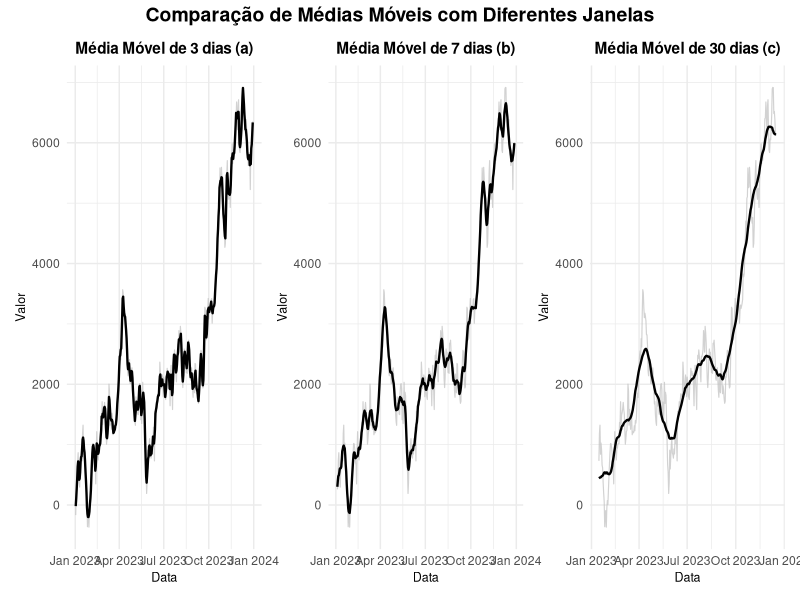
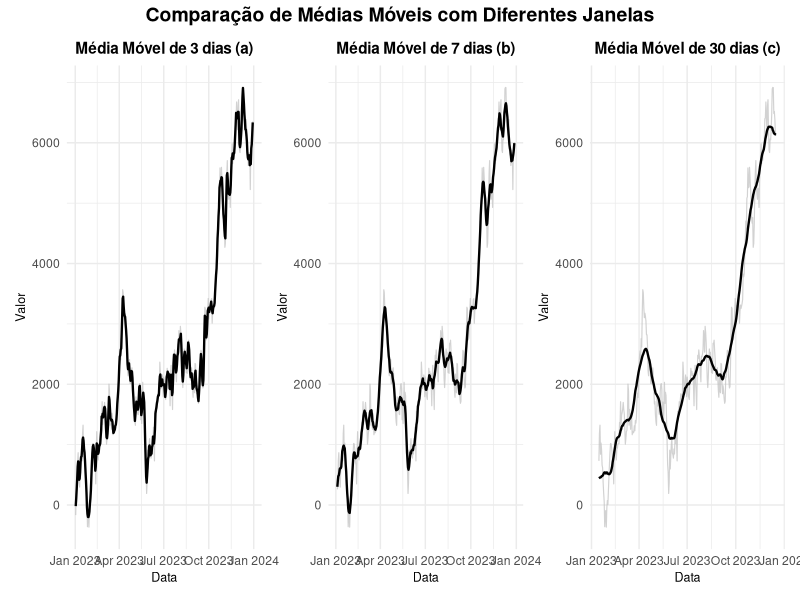

Write the R code that produced these figures, in order.
## ---- chunk 1
# Carregar pacotes necessários
library(tidyverse)
library(zoo)
library(lubridate)
library(patchwork)

# Criar dados de exemplo com maior densidade (diários por 1 ano)
set.seed(123)
datas <- seq.Date(from = as.Date("2023-01-01"), to = as.Date("2023-12-31"), by = "day")
valores <- cumsum(rnorm(length(datas), mean = 10, sd = 250)) + 10

# Criar dataframe
df <- data.frame(
  data = datas,
  valor = valores
)

# Função para criar cada gráfico com alta resolução
criar_grafico_hr <- function(df, janela, label) {
  df_temp <- df %>%
    mutate(
      media_movel = zoo::rollmean(
        valor,
        k = janela,
        fill = NA,
        na.rm = TRUE
      )
    ) %>%
    filter(!is.na(media_movel))
  
  ggplot(df_temp, aes(x = data)) +
    geom_line(aes(y = valor), color = "gray", alpha = 0.7, linewidth = 0.4) +  # Linha mais fina
    geom_line(aes(y = media_movel), color = "black", linewidth = 0.8) +
    labs(
      title = paste("Média Móvel de", janela, "dias", label),
      x = "Data",
      y = "Valor"
    ) +
    theme_minimal() +
    theme(
      plot.title = element_text(hjust = 0.5, size = 11, face = "bold"),
      axis.title = element_text(size = 9),
    ) 
}

# Calcular e plotar os três gráficos
p7_hr <- criar_grafico_hr(df, 3, "(a)")
p14_hr <- criar_grafico_hr(df, 7, "(b)")
p30_hr <- criar_grafico_hr(df, 30, "(c)")

# Combinar os gráficos lado a lado com maior largura
combined_plot <- (p7_hr | p14_hr | p30_hr) +
  plot_annotation(
    title = "Comparação de Médias Móveis com Diferentes Janelas",
    #subtitle = "Série temporal de 1 ano com suavização em diferentes períodos",
    theme = theme(
      plot.title = element_text(hjust = 0.5, face = "bold", size = 14),
      plot.subtitle = element_text(hjust = 0.5, size = 10)
    )
  )

# Salvar com alta resolução (ajuste o DPI e dimensões conforme necessário)
ggsave("medias_moveis_alta_resolucao.png", 
       plot = combined_plot,
       width = 16,  # Largura aumentada
       height = 6,   # Altura mantida
       dpi = 300,    # Alta resolução
       units = "in")

# Visualizar no RStudio
combined_plot
